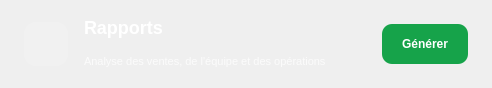
    <widget class="QFrame" name="header">
     <property name="minimumSize">
      <size>
       <width>0</width>
       <height>88</height>
      </size>
     </property>
     <property name="maximumSize">
      <size>
       <width>16777215</width>
       <height>88</height>
      </size>
     </property>
     <property name="styleSheet">
      <string notr="true">QFrame#header { background: qlineargradient(x1:0, y1:0, x2:1, y2:0, stop:0 #023E8A, stop:1 #0077B6); border: none; }
QFrame#header QLabel { background: transparent; color: #ffffff; }</string>
     </property>
     <layout class="QHBoxLayout" name="headerLayout">
      <property name="spacing">
       <number>16</number>
      </property>
      <property name="leftMargin">
       <number>24</number>
      </property>
      <property name="rightMargin">
       <number>24</number>
      </property>
      <item>
       <widget class="QToolButton" name="lbl_header_icon">
        <property name="minimumSize">
         <size>
          <width>44</width>
          <height>44</height>
         </size>
        </property>
        <property name="maximumSize">
         <size>
          <width>44</width>
          <height>44</height>
         </size>
        </property>
        <property name="styleSheet">
         <string notr="true">QToolButton { background: rgba(255,255,255,0.15); border-radius: 12px; border: none; padding: 11px; }</string>
        </property>
        <property name="icon">
         <iconset resource="../Icon.qrc">
          <normaloff>:/Icon/Icons/chart-line_white.svg</normaloff>:/Icon/Icons/chart-line_white.svg</iconset>
        </property>
        <property name="iconSize">
         <size>
          <width>22</width>
          <height>22</height>
         </size>
        </property>
        <property name="autoRaise">
         <bool>true</bool>
        </property>
       </widget>
      </item>
      <item>
       <layout class="QVBoxLayout" name="headerTitleBox">
        <property name="spacing">
         <number>2</number>
        </property>
        <item>
         <widget class="QLabel" name="lbl_header_title">
          <property name="styleSheet">
           <string notr="true">font-size: 18px; font-weight: 800; color: #ffffff; background: transparent;</string>
          </property>
          <property name="text">
           <string>Rapports</string>
          </property>
         </widget>
        </item>
        <item>
         <widget class="QLabel" name="lbl_header_sub">
          <property name="styleSheet">
           <string notr="true">font-size: 11px; color: rgba(255,255,255,0.75); background: transparent;</string>
          </property>
          <property name="text">
           <string>Analyse des ventes, de l'équipe et des opérations</string>
          </property>
         </widget>
        </item>
       </layout>
      </item>
      <item>
       <spacer name="headerSpacer">
        <property name="orientation">
         <enum>Qt::Orientation::Horizontal</enum>
        </property>
        <property name="sizeHint" stdset="0">
         <size>
          <width>40</width>
          <height>20</height>
         </size>
        </property>
       </spacer>
      </item>
      <item>
       <widget class="QPushButton" name="btn_generer">
        <property name="minimumSize">
         <size>
          <width>0</width>
          <height>40</height>
         </size>
        </property>
        <property name="cursor">
         <cursorShape>PointingHandCursor</cursorShape>
        </property>
        <property name="styleSheet">
         <string notr="true">QPushButton { background: #16A34A; color: #ffffff; border: none; border-radius: 10px; font-size: 12px; font-weight: 800; padding: 0 20px; }
QPushButton:hover { background: #15803d; }</string>
        </property>
        <property name="text">
         <string>Générer</string>
        </property>
        <property name="icon">
         <iconset resource="../Icon.qrc">
          <normaloff>:/Icon/Icons/refresh_white.svg</normaloff>:/Icon/Icons/refresh_white.svg</iconset>
        </property>
        <property name="iconSize">
         <size>
          <width>16</width>
          <height>16</height>
         </size>
        </property>
       </widget>
      </item>
     </layout>
    </widget>
